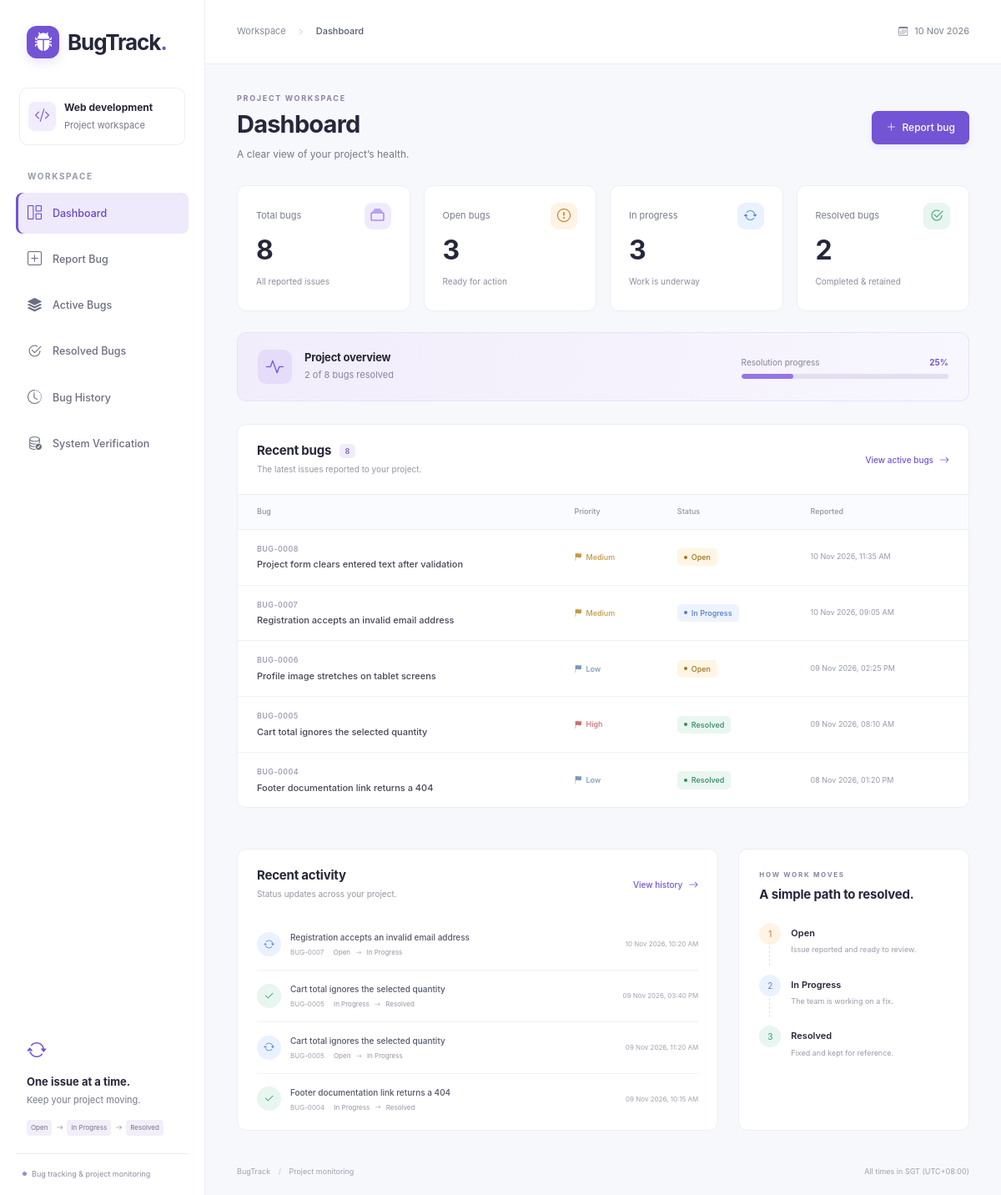
The page / on the database its author committed.
### tables this page shows
CREATE TABLE bugs (
    id INT UNSIGNED NOT NULL AUTO_INCREMENT,
    title VARCHAR(180) NOT NULL,
    description TEXT NOT NULL,
    priority ENUM('Low', 'Medium', 'High') NOT NULL DEFAULT 'Medium',
    status ENUM('Open', 'In Progress', 'Resolved') NOT NULL DEFAULT 'Open',
    reported_at DATETIME NOT NULL DEFAULT CURRENT_TIMESTAMP,
    updated_at DATETIME NOT NULL DEFAULT CURRENT_TIMESTAMP ON UPDATE CURRENT_TIMESTAMP,
    PRIMARY KEY (id),
    INDEX idx_bugs_status_priority (status, priority),
    INDEX idx_bugs_reported (reported_at, id),
    CONSTRAINT chk_bug_title CHECK (CHAR_LENGTH(TRIM(title)) BETWEEN 1 AND 180),
    CONSTRAINT chk_bug_description CHECK (CHAR_LENGTH(TRIM(description)) BETWEEN 1 AND 10000)
);

CREATE TABLE bug_history (
    id INT UNSIGNED NOT NULL AUTO_INCREMENT,
    bug_id INT UNSIGNED NOT NULL,
    previous_status ENUM('Open', 'In Progress', 'Resolved') NOT NULL,
    new_status ENUM('Open', 'In Progress', 'Resolved') NOT NULL,
    changed_at DATETIME NOT NULL DEFAULT CURRENT_TIMESTAMP,
    PRIMARY KEY (id),
    INDEX idx_history_bug_time (bug_id, changed_at, id),
    INDEX idx_history_changed (changed_at, id),
    CONSTRAINT fk_history_bug FOREIGN KEY (bug_id) REFERENCES bugs (id) ON DELETE RESTRICT ON UPDATE RESTRICT,
    CONSTRAINT chk_status_transition CHECK (
        (previous_status = 'Open' AND new_status = 'In Progress') OR
        (previous_status = 'In Progress' AND new_status = 'Resolved')
    )
);

### index.php (called while the page is built, shortened)
<?php
$current_page = 'dashboard';
$page_title = 'Dashboard';
$page_subtitle = 'A clear view of your project’s health.';
require __DIR__ . '/pages/render.php';

### config/database.php (called while the page is built, shortened)
<?php
$settings = [
    'host' => getenv('BUG_DB_HOST') ?: '127.0.0.1',
    'port' => (int) (getenv('BUG_DB_PORT') ?: 3306),
    'name' => getenv('BUG_DB_NAME') ?: 'bugs_management',
    'user' => getenv('BUG_DB_USER') ?: 'root',
    'password' => getenv('BUG_DB_PASSWORD') !== false ? getenv('BUG_DB_PASSWORD') : '',
];
function database()
{
    static $connection;
    global $settings;
    if (!$connection) {
        $connection = new mysqli($settings['host'], $settings['user'], $settings['password'], $settings['name'], $settings['port']);
        $connection->set_charset('utf8mb4');
        $connection->query("SET time_zone = '+08:00'");
        $connection->query("SET SESSION sql_mode = 'STRICT_TRANS_TABLES,ERROR_FOR_DIVISION_BY_ZERO,NO_ENGINE_SUBSTITUTION'");
    }
    return $connection;
}

### includes/functions.php (the view, shortened to what this page needs)
<?php
function e($value)
{
    return htmlspecialchars((string) $value, ENT_QUOTES | ENT_SUBSTITUTE, 'UTF-8');
}
function query($sql, $types = '', $values = [])
{
    $statement = database()->prepare($sql);
    $statement->execute();
    return $statement;
}
function rows($sql, $types = '', $values = [])
{
    return query($sql, $types, $values)->get_result()->fetch_all(MYSQLI_ASSOC);
}
function row($sql, $types = '', $values = [])
{
    return query($sql, $types, $values)->get_result()->fetch_assoc();
}
function status_badge($status)
{
    $classes = ['Open' => 'open', 'In Progress' => 'progress-status', 'Resolved' => 'resolved'];
    return '<span class="status-badge ' . ($classes[$status] ?? '') . '"><span class="status-dot"></span>' . e($status) . '</span>';
}
function priority_badge($priority)
{
    $classes = ['High' => 'priority-high', 'Medium' => 'priority-medium', 'Low' => 'priority-low'];
    return '<span class="priority-badge ' . ($classes[$priority] ?? '') . '"><i class="bi bi-flag-fill" aria-hidden="true"></i> ' . e($priority) . '</span>';
}
function bug_id($id)
{
    return 'BUG-' . str_pad((string) $id, 4, '0', STR_PAD_LEFT);
}
function date_label($date)
{
    return $date ? date('d M Y, h:i A', strtotime($date)) : '—';
}
    ?>
    <?php
function bug_table($bugs, $actions = false)
{
    ?>
    <div class="table-responsive">
    <table class="table bug-table align-middle mb-0">
        <thead><tr><th scope="col">Bug</th><th scope="col">Priority</th><th scope="col">Status</th><th scope="col">Reported</th><?php if ($actions): ?><th scope="col">Next step</th><?php endif; ?></tr></thead>
        <tbody>
        <?php foreach ($bugs as $bug): ?>
        <tr>
            <td class="bug-title-cell"><a class="bug-link" href="bug.php?id=<?= (int) $bug['id'] ?>"><span class="bug-number"><?= e(bug_id($bug['id'])) ?></span><span class="bug-title"><?= e($bug['title']) ?></span></a></td>
            <td><?= priority_badge($bug['priority']) ?></td>
            <td><?= status_badge($bug['status']) ?></td>
            <td class="date-cell"><?= e(date_label($bug['reported_at'])) ?></td>
        </tr>
        <?php endforeach; ?>
        </tbody>
    </table>
    </div>
    <?php
}
    ?>

### includes/header.php (shortened to what this page needs)
<!doctype html>
<html lang="en">
<head>
    <link rel="stylesheet" href="assets/vendor/bootstrap.min.css">
    <link rel="stylesheet" href="assets/vendor/bootstrap-icons.min.css">
    <link rel="stylesheet" href="assets/css/style.css">
</head>
<body>
<div class="app-shell">
<?php require __DIR__ . '/sidebar.php'; ?>
<div class="main-shell">
    <header class="topbar">
        <div class="d-flex align-items-center gap-3"><span class="workspace-label">Workspace <i class="bi bi-chevron-right" aria-hidden="true"></i> <strong><?= e($page_title) ?></strong></span></div>
        <span class="topbar-date"><i class="bi bi-calendar3" aria-hidden="true"></i> <?= e(date('d M Y')) ?></span>
    </header>
    <main id="main" class="main-content">
        <div class="page-heading">
            <div><span class="eyebrow">PROJECT WORKSPACE</span><h1><?= e($page_title) ?></h1><p><?= e($page_subtitle) ?></p></div>
            <?php if ($current_page !== 'report'): ?><a href="report.php" class="btn btn-primary"><i class="bi bi-plus-lg" aria-hidden="true"></i> Report bug</a><?php endif; ?>
        </div>

### includes/sidebar.php (shortened to what this page needs)
<aside class="sidebar" id="sidebar" aria-label="Main navigation">
    <a href="index.php" class="brand"><span class="brand-mark"><i class="bi bi-bug-fill" aria-hidden="true"></i></span>BugTrack<span class="brand-period">.</span></a>
    <div class="workspace-card"><span class="workspace-avatar"><i class="bi bi-code-slash" aria-hidden="true"></i></span><div><strong>Web development</strong><span>Project workspace</span></div></div>
    <span class="nav-label">WORKSPACE</span>
    <nav class="sidebar-nav">
    <?php
    $menus = [
        ['dashboard', 'index.php', 'bi-grid-1x2', 'Dashboard'],
        ['report', 'report.php', 'bi-plus-square', 'Report Bug'],
        ['active', 'active.php', 'bi-stack', 'Active Bugs'],
        ['resolved', 'resolved.php', 'bi-check2-circle', 'Resolved Bugs'],
        ['history', 'history.php', 'bi-clock-history', 'Bug History'],
        ['verify', 'verify.php', 'bi-database-check', 'System Verification'],
    ];
    foreach ($menus as $menu): ?>
        <a href="<?= e($menu[1]) ?>" class="nav-item <?= $current_page === $menu[0] ? 'active' : '' ?>" <?= $current_page === $menu[0] ? 'aria-current="page"' : '' ?>><i class="bi <?= e($menu[2]) ?>" aria-hidden="true"></i><span><?= e($menu[3]) ?></span></a>
    <?php endforeach; ?>
    </nav>
    <div class="sidebar-bottom"><div class="workflow-icon"><i class="bi bi-arrow-repeat" aria-hidden="true"></i></div><strong>One issue at a time.</strong><p>Keep your project moving.</p><div class="mini-workflow"><span>Open</span><i class="bi bi-arrow-right" aria-hidden="true"></i><span>In Progress</span><i class="bi bi-arrow-right" aria-hidden="true"></i><span>Resolved</span></div></div>
    <div class="sidebar-footer"><span class="small-dot"></span> Bug tracking & project monitoring</div>
</aside>

### pages/render.php (shortened to what this page needs)
<?php
$database_error = false;
$not_found = false;
$errors = [];
try {
    if ($current_page === 'report') {
        $title = '';
        $description = '';
        $priority = 'Medium';
        if ($_SERVER['REQUEST_METHOD'] === 'POST') {
            $title = post_text('title');
            $description = post_text('description');
            $priority = post_text('priority');
            if (!valid_csrf()) {
                $errors[] = 'Your form expired. Please try again.';
            }
            if ($title === '' || mb_strlen($title) > 180) {
                $errors[] = 'Enter a bug title between 1 and 180 characters.';
            }
            if ($description === '' || mb_strlen($description) > 10000) {
                $errors[] = 'Enter a description between 1 and 10,000 characters.';
            }
            if (!in_array($priority, ['Low', 'Medium', 'High'], true)) {
                $errors[] = 'Select a valid priority.';
            }
            if (!$errors) {
                query("INSERT INTO bugs (title, description, priority, status) VALUES (?, ?, ?, 'Open')", 'sss', [$title, $description, $priority]);
                $id = database()->insert_id;
                flash(bug_id($id) . ' reported successfully. It is now Open in Active Bugs.');
                redirect('active.php');
            }
            http_response_code(422);
        }
    } elseif ($current_page === 'dashboard') {
        $counts = row("SELECT COUNT(*) AS total, COALESCE(SUM(status = 'Open'), 0) AS open_count, COALESCE(SUM(status = 'In Progress'), 0) AS progress_count, COALESCE(SUM(status = 'Resolved'), 0) AS resolved_count FROM bugs");
        $recent = rows('SELECT * FROM bugs ORDER BY reported_at DESC, id DESC LIMIT 5');
        $activity = rows('SELECT h.*, b.title FROM bug_history h JOIN bugs b ON b.id = h.bug_id ORDER BY h.changed_at DESC, h.id DESC LIMIT 4');
    } elseif ($current_page === 'active') {
        $bugs = rows("SELECT * FROM bugs WHERE status IN ('Open', 'In Progress') ORDER BY FIELD(priority, 'High', 'Medium', 'Low'), reported_at DESC, id DESC");
    } elseif ($current_page === 'resolved') {
        $bugs = rows("SELECT * FROM bugs WHERE status = 'Resolved' ORDER BY updated_at DESC, id DESC");
    } elseif ($current_page === 'history') {
        $history = rows('SELECT h.*, b.title FROM bug_history h JOIN bugs b ON b.id = h.bug_id ORDER BY h.changed_at DESC, h.id DESC');
    }
} catch (Throwable $exception) {
    error_log('BugTrack: database operation failed (code ' . $exception->getCode() . ').');
    $database_error = true;
    http_response_code(503);
}
require __DIR__ . '/../includes/header.php';
if ($database_error) {
    require __DIR__ . '/unavailable.php';
} elseif ($not_found) {
    echo '<section class="panel empty-state"><i class="bi bi-search" aria-hidden="true"></i><h2>Bug not found</h2><p>This record does not exist.</p><a href="active.php" class="btn btn-primary">View active bugs</a></section>';
} else {
    $view = basename($_SERVER['SCRIPT_NAME'], '.php');
    $views = ['index' => 'dashboard', 'report' => 'report', 'active' => 'list', 'resolved' => 'list', 'history' => 'history', 'verify' => 'verify', 'bug' => 'bug'];
    require __DIR__ . '/' . $views[$view] . '.php';
}
require __DIR__ . '/../includes/footer.php';

### pages/dashboard.php (shortened to what this page needs)
<?php $resolved_percent = $counts['total'] ? round($counts['resolved_count'] / $counts['total'] * 100) : 0; ?>
<div class="row g-3 stats-row">
<?php $cards = [
    ['total', 'Total bugs', 'bi-collection', 'purple', 'All reported issues'],
    ['open_count', 'Open bugs', 'bi-exclamation-circle', 'orange', 'Ready for action'],
    ['progress_count', 'In progress', 'bi-arrow-repeat', 'blue', 'Work is underway'],
    ['resolved_count', 'Resolved bugs', 'bi-check2-circle', 'green', 'Completed & retained'],
]; foreach ($cards as $card): ?>
    <div class="col-6 col-xl-3"><article class="stat-card"><div class="stat-top"><span><?= e($card[1]) ?></span><span class="stat-icon <?= e($card[3]) ?>"><i class="bi <?= e($card[2]) ?>" aria-hidden="true"></i></span></div><strong class="stat-value"><?= (int) $counts[$card[0]] ?></strong><span class="stat-caption"><?= e($card[4]) ?></span></article></div>
<?php endforeach; ?>
</div>
<section class="progress-banner"><div class="progress-banner-copy"><span class="banner-icon"><i class="bi bi-activity" aria-hidden="true"></i></span><div><h2>Project overview</h2><p><?= (int) $counts['resolved_count'] ?> of <?= (int) $counts['total'] ?> bugs resolved</p></div></div><div class="completion"><div class="completion-label"><span>Resolution progress</span><strong><?= (int) $resolved_percent ?>%</strong></div><progress value="<?= (int) $resolved_percent ?>" max="100" aria-label="Bugs resolved"><?= (int) $resolved_percent ?>%</progress></div></section>
<section class="panel recent-panel"><div class="panel-heading"><div><h2>Recent bugs <span class="count-pill"><?= (int) $counts['total'] ?></span></h2><p>The latest issues reported to your project.</p></div><a class="text-link" href="active.php">View active bugs <i class="bi bi-arrow-right" aria-hidden="true"></i></a></div><?php bug_table($recent); ?></section>
<div class="row g-4 lower-dashboard">
    <div class="col-xl-8"><section class="panel h-100"><div class="panel-heading"><div><h2>Recent activity</h2><p>Status updates across your project.</p></div><a href="history.php" class="text-link">View history <i class="bi bi-arrow-right" aria-hidden="true"></i></a></div><div class="activity-list">
    <?php foreach ($activity as $entry): ?><div class="activity-item"><span class="activity-icon <?= $entry['new_status'] === 'Resolved' ? 'green' : 'blue' ?>"><i class="bi <?= $entry['new_status'] === 'Resolved' ? 'bi-check2' : 'bi-arrow-repeat' ?>" aria-hidden="true"></i></span><div><a href="bug.php?id=<?= (int) $entry['bug_id'] ?>"><?= e($entry['title']) ?></a><p><?= e(bug_id($entry['bug_id'])) ?> <span class="activity-change"><?= e($entry['previous_status']) ?> <i class="bi bi-arrow-right" aria-hidden="true"></i> <?= e($entry['new_status']) ?></span></p></div><time><?= e(date_label($entry['changed_at'])) ?></time></div><?php endforeach; ?>
    </div></section></div>
    <div class="col-xl-4"><section class="workflow-panel h-100"><span class="eyebrow">HOW WORK MOVES</span><h2>A simple path to resolved.</h2><div class="workflow-step"><span class="step-dot orange">1</span><div><strong>Open</strong><p>Issue reported and ready to review.</p></div></div><div class="workflow-step"><span class="step-dot blue">2</span><div><strong>In Progress</strong><p>The team is working on a fix.</p></div></div><div class="workflow-step"><span class="step-dot green">3</span><div><strong>Resolved</strong><p>Fixed and kept for reference.</p></div></div></section></div>
</div>

### includes/footer.php
    </main>
    <footer class="page-footer"><span>BugTrack <span aria-hidden="true">/</span> Project monitoring</span><span>All times in SGT (UTC+08:00)</span></footer>
</div>
</div>
</body>
</html>

### rows shown on the page
bugs: id "BUG-0008", title "Project form clears entered text after validation", priority "Medium", status "Open", reported_at "10 Nov 2026, 11:35 AM"
bugs: id "BUG-0007", title "Registration accepts an invalid email address", priority "Medium", status "In Progress", reported_at "10 Nov 2026, 09:05 AM"
bugs: id "BUG-0006", title "Profile image stretches on tablet screens", priority "Low", status "Open", reported_at "09 Nov 2026, 02:25 PM"
bugs: id "BUG-0005", title "Cart total ignores the selected quantity", priority "High", status "Resolved", reported_at "09 Nov 2026, 08:10 AM"
bugs: id "BUG-0004", title "Footer documentation link returns a 404", priority "Low", status "Resolved", reported_at "08 Nov 2026, 01:20 PM"
bug_history: bug.title "Registration accepts an invalid email address", bug "BUG-0007", previous_status "Open", new_status "In Progress", changed_at "10 Nov 2026, 10:20 AM"
bug_history: bug.title "Cart total ignores the selected quantity", bug "BUG-0005", previous_status "In Progress", new_status "Resolved", changed_at "09 Nov 2026, 03:40 PM"
bug_history: bug.title "Cart total ignores the selected quantity", bug "BUG-0005", previous_status "Open", new_status "In Progress", changed_at "09 Nov 2026, 11:20 AM"
bug_history: bug.title "Footer documentation link returns a 404", bug "BUG-0004", previous_status "In Progress", new_status "Resolved", changed_at "09 Nov 2026, 10:15 AM"

### other values the page prints
$menu[3] "Dashboard"
$menu[3] "Report Bug"
$menu[3] "Active Bugs"
$menu[3] "Resolved Bugs"
$menu[3] "Bug History"
$menu[3] "System Verification"
$page_title "Dashboard"
$page_subtitle "A clear view of your project’s health."
$card[1] "Total bugs"
$counts[$card[0]] "8"
$card[4] "All reported issues"
$card[1] "Open bugs"
$counts[$card[0]] "3"
$card[4] "Ready for action"
$card[1] "In progress"
